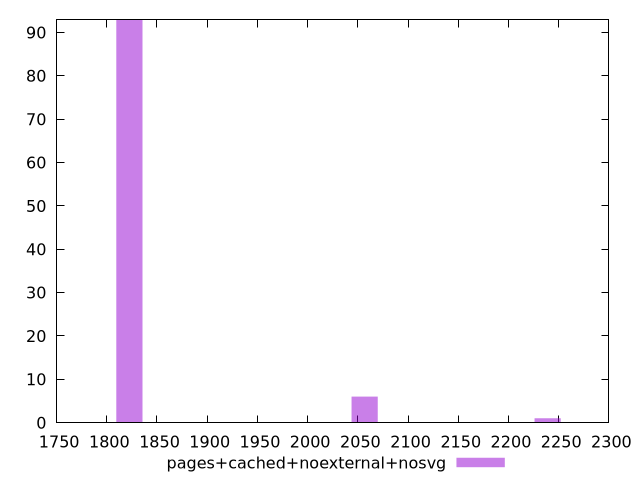

gnuplot code for this plot:
$_pagesCachedNoexternalNosvg <<EOF
1822.471498810101 93
2239.036412823838 1
2056.789262942828 6
EOF
set key outside below
set terminal pngcairo
set output "report_00004_2020-11-02T20-21-41.718Z/metrics/pages+cached+noexternal+nosvg//raw_hist.png"
set yrange [0:93]
set boxwidth 26.035307125858584
set style fill transparent solid 0.5 noborder
plot $_pagesCachedNoexternalNosvg title "pages+cached+noexternal+nosvg" with boxes ,
